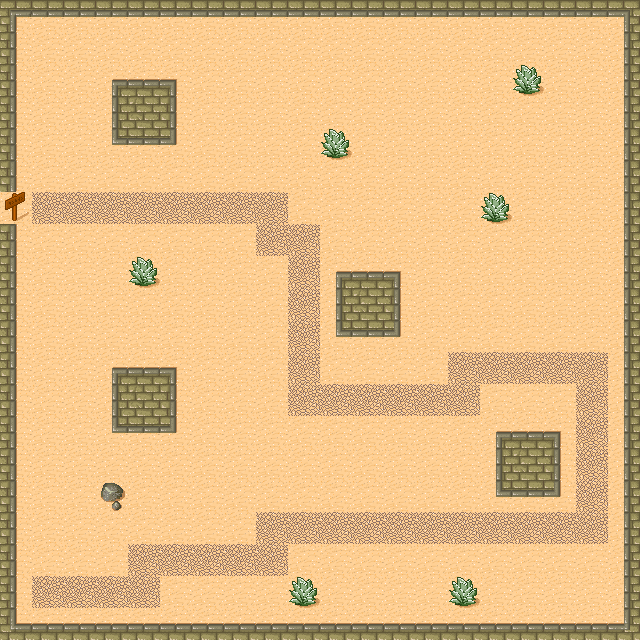

Rendered tile map (Tiled .tmx) drawn with the repository's tilesets; below, a short description and the map source with its tile grids summarised:
An orthogonal 20x20 tile map with 32x32 px tiles, 1 tile layer (Слой тайлов 1).

<map version="1.10" tiledversion="1.11.1" orientation="orthogonal" renderorder="right-down" width="20" height="20" tilewidth="32" tileheight="32" infinite="0" nextlayerid="2" nextobjectid="1">
 <tileset firstgid="1" source="main.tsx" />
 <layer id="1" name="Слой тайлов 1" width="20" height="20">
  <data>[400 cells, 400 non-empty, 18 distinct tile ids]</data>
 </layer>
</map>
